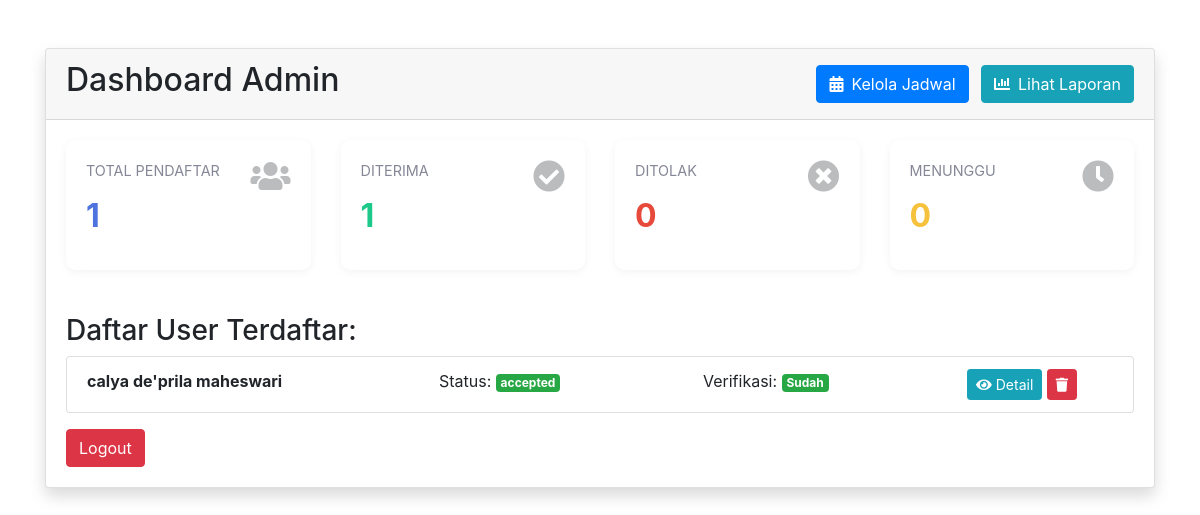
Before: /admin_dashboard with the older database file.
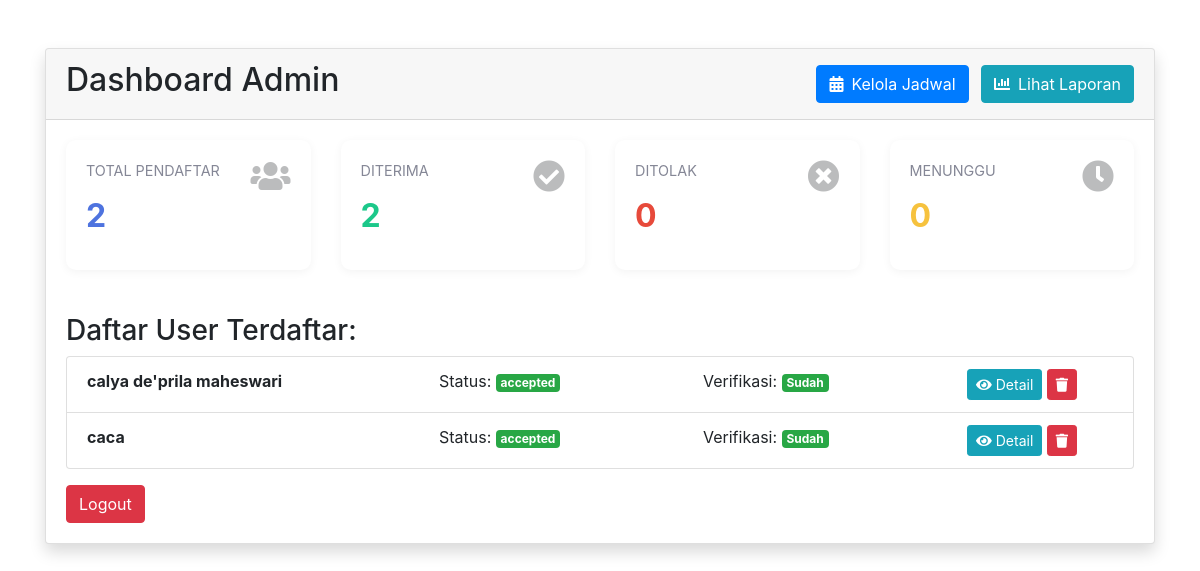
After: the same page with the newer database file.
### models.py (models this page shows, shortened)
class User(UserMixin, db.Model):
    __tablename__ = 'user'
    id = db.Column(db.Integer, primary_key=True)
    username = db.Column(db.String(80), unique=True, nullable=False)
    password = db.Column(db.String(120), nullable=False)
    role = db.Column(db.String(20), nullable=False, default='user')
    status = db.Column(db.String(20), nullable=False, default='pending')
    full_name = db.Column(db.String(100))
    phone = db.Column(db.String(20))
    address = db.Column(db.String(200))
    jurusan = db.Column(db.String(50))
    payment_status = db.Column(db.String(20), default='unpaid')  # unpaid/pending/paid
    payment_proof = db.Column(db.String(200))
    bank_name = db.Column(db.String(50))
    sender_name = db.Column(db.String(100))
    bukti_pembayaran = db.Column(db.String(200))
    ijasah = db.Column(db.String(200))
    foto_diri = db.Column(db.String(200))
    tempat_lahir = db.Column(db.String(200))
    asal_sekolah = db.Column(db.String(200))
    nama_ayah = db.Column(db.String(100))
    pekerjaan_ayah = db.Column(db.String(100))
    nama_ibu = db.Column(db.String(100))
    pekerjaan_ibu = db.Column(db.String(100))
    gender = db.Column(db.String(20))
    agama = db.Column(db.String(20))

### factory.py (the view)
    @app.route('/admin_dashboard')
    def admin_dashboard():
        from models import User
        users = User.query.filter(User.role != 'admin').all()
        return render_template("admin_dashboard.html", users=users)

### templates/admin_dashboard.html (shortened to what this page needs)
<!DOCTYPE html>
<html>
<head>
  <link href="https://maxcdn.bootstrapcdn.com/bootstrap/4.5.2/css/bootstrap.min.css" rel="stylesheet">
  <link rel="stylesheet" href="https://cdnjs.cloudflare.com/ajax/libs/font-awesome/5.15.1/css/all.min.css">
</head>
<body>
  <div class="container mt-5">
    <div class="card shadow">
      <div class="card-header d-flex justify-content-between align-items-center">
        <h2>Dashboard Admin</h2>
        <div>
            <a href="{{ url_for('admin_schedules') }}" class="btn btn-primary mr-2">
                <i class="fas fa-calendar-alt mr-2"></i>Kelola Jadwal
            </a>
            <a href="{{ url_for('admin_report') }}" class="btn btn-info">
                <i class="fas fa-chart-bar mr-2"></i>Lihat Laporan
            </a>
        </div>
      </div>
      <div class="card-body">
        <div class="row mb-4">
          <div class="col-md-3">
            <div class="stats-card">
              <i class="fas fa-users stats-icon"></i>
              <div class="stats-label">Total Pendaftar</div>
              <div class="stats-value">{{ users|length }}</div>
            </div>
          </div>
          <div class="col-md-3">
            <div class="stats-card success">
              <i class="fas fa-check-circle stats-icon"></i>
              <div class="stats-label">Diterima</div>
              <div class="stats-value">{{ users|selectattr('status', 'equalto', 'accepted')|list|length }}</div>
            </div>
          </div>
          <div class="col-md-3">
            <div class="stats-card danger">
              <i class="fas fa-times-circle stats-icon"></i>
              <div class="stats-label">Ditolak</div>
              <div class="stats-value">{{ users|selectattr('status', 'equalto', 'rejected')|list|length }}</div>
            </div>
          </div>
          <div class="col-md-3">
            <div class="stats-card warning">
              <i class="fas fa-clock stats-icon"></i>
              <div class="stats-label">Menunggu</div>
              <div class="stats-value">{{ users|selectattr('status', 'equalto', 'pending')|list|length }}</div>
            </div>
          </div>
        </div>
        <h3>Daftar User Terdaftar:</h3>
        <ul class="list-group">
          {% for u in users %}
            <li class="list-group-item">
              <div class="row">
                <div class="col-md-4">
                  <strong>{{ u.full_name or u.username }}</strong>
                </div>
                <div class="col-md-3">
                  Status: <span class="badge badge-{{ 'success' if u.status == 'accepted' else 'warning' }}">{{ u.status }}</span>
                </div>
                <div class="col-md-3">
                  Verifikasi: <span class="badge badge-{{ 'success' if u.status == 'accepted' else 'danger' }}">
                    {{ 'Sudah' if u.status == 'accepted' else 'Belum' }}
                  </span>
                </div>
                <div class="col-md-2">
                  <a href="/admin/detail/{{ u.id }}" class="btn btn-sm btn-info">
                    <i class="fas fa-eye mr-1"></i>Detail
                  </a>
                  <form action="{{ url_for('admin_delete', user_id=u.id) }}" method="POST" style="display:inline;"
                        onsubmit="return confirm('Apakah Anda yakin ingin menghapus siswa ini?');">
                    <button type="submit" class="btn btn-sm btn-danger">
                      <i class="fas fa-trash"></i>
                    </button>
                  </form>
                </div>
              </div>
            </li>
          {% endfor %}
        </ul>
        <a href="/logout" class="btn btn-danger mt-3">Logout</a>
      </div>
    </div>
  </div>
</body>
</html>

### templates/admin_dashboard.html (style rules this page uses)
.stats-card { border-radius: 10px; padding: 20px; margin-bottom: 20px; background: white; box-shadow: 0 2px 10px rgba(0,0,0,0.05); transition: all 0.3s ease; }
.stats-value { font-size: 2rem; font-weight: bold; margin: 10px 0; color: #4e73df; }
.stats-label { color: #858796; font-size: 0.9rem; text-transform: uppercase; }
.stats-icon { float: right; font-size: 2rem; opacity: 0.3; }
.stats-card.success .stats-value { color: #1cc88a; }
.stats-card.danger .stats-value { color: #e74a3b; }
.stats-card.warning .stats-value { color: #f6c23e; }

Changed rows visible on the page:
added User: full_name "caca", status "accepted", status "Sudah"
Other visible differences:
{{ users|length }}: "1" → "2"
{{ users|selectattr('status', 'equalto', 'accepted')|list|length }}: "1" → "2"
